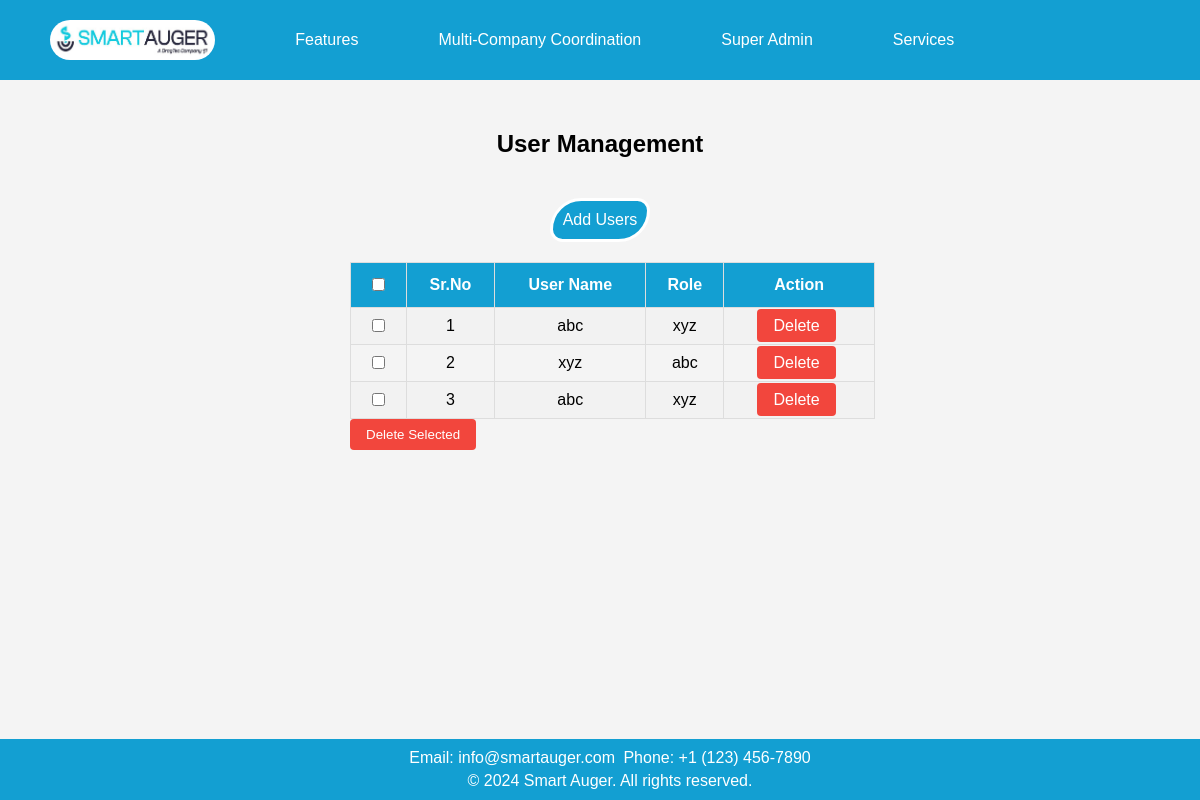
/user_management/, run on the app's committed database.
### app1/models.py (models this page shows, shortened)
class user_management_model(models.Model):
    sr = models.AutoField(primary_key=True,unique=True)
    username = models.CharField(max_length=50)
    role = models.CharField(max_length=50)

### app1/views.py (the view)
# urls.py: path('user_management/',views.user_management,name='user_management'),
def user_management(request):
    data = user_management_model.objects.all()
    return render(request,'app1/user_management.html',{'data':data})

### app1/templates/app1/user_management.html (shortened to what this page needs)
<!DOCTYPE html>
<html lang="en">
<head>
    {% load static %}
</head>
<body>
    <header>
        <nav class="nav">
            <a class="logo" href="#"><img src="{% static 'app1/images/icon.jpg' %}" alt="Logo"></a>
            <div class="dropdown">
                <a href="#">Features</a>
            </div>
            <div class="dropdown">
                <a href="#" class="dropbtn">Multi-Company Coordination</a>
            </div>
            <div class="dropdown">
                <a href="#">Super Admin</a>
            </div>
            <div class="dropdown">
                <a href="#">Services</a>
            </div>
        </nav>
    </header>
    <div class="user">
        <h2 class="heading1">User Management</h2>
        <a class="add" href="{% url 'add_user' %}">Add Users</a>
    </div>
    <div id="table-container">
    <table id="customers">
        <form method="post" action="{% url 'delete_selected1' %}">
            <table id="customers">
                <tr>
                    <th><input type="checkbox" onClick="toggleAll(this)"></th>
                    <th>Sr.No</th>
                    <th>User Name</th>
                    <th>Role</th>
                    <th>Action</th>
                </tr>
                {% for i in data %}
                    <tr>
                        <td><input type="checkbox" name="selected_recordings" value="{{ i.pk }}"></td>
                        <td>{{ i.sr }}</td>
                        <td>{{ i.username }}</td>
                        <td>{{ i.role }}</td>
                        <td>
                            <a href="{% url 'task_delete1' i.pk %}" class="delete-btn">Delete</a>
                        </td>
                    </tr>
                {% endfor %}
            </table>
            <button type="submit" class="delete-btn">Delete Selected</button>
        </form>
</div>
    <footer>
        <p>Email: info@smartauger.com</p>
        <p>Phone: +1 (123) 456-7890</p>
        <div class="footer-bottom">
            <p>&copy; 2024 Smart Auger. All rights reserved.</p>
        </div>
    </footer>
</body>
</html>

### app1/templates/app1/user_management.html (style rules this page uses)
body { font-family: 'Verdana', sans-serif; width: 100%; margin: 0; padding-top: 10vh; padding-bottom: 80px; background: #f4f4f4; box-sizing: border-box; }
header { background-color: #139FD2; color: white; text-align: center; padding: 20px 0; position: fixed; top: 0; width: 100%; z-index: 1000; display: flex; justify-content: space-between; align-items: center; }
header { background-color: #139FD2; color: white; text-align: center; padding: 10px 0; position: fixed; top: 0; width: 100%; z-index: 1000; }
.nav { display: flex; align-items: center; margin-right: 104px; }
.nav a { padding: 10px 15px; color: white; text-decoration: none; display: inline-block; margin-left: 50px; white-space: nowrap; }
.logo { margin-right: auto; }
.logo img { max-height: 40px; margin-left: -15px; float: left; border-radius: 20px; }
.dropdown { position: relative; }
footer { position: fixed; bottom: 0; width: 100%; background-color: #139FD2; color: white; text-align: center; padding: 10px; z-index: 1000; }
footer h4, footer p { white-space: nowrap; margin: 0; padding: 2px; display: inline; }
.footer-bottom { white-space: nowrap; padding-top: 5px; }
.footer-bottom p { margin: 0; }
.user { text-align: center; margin-top: 50px; }
#table-container { margin-top: 20px; margin-left: 350px; margin-right: 100px; }
#customers { font-family: Arial, Helvetica, sans-serif; border-collapse: collapse; width: 70%; }
#customers td, #customers th { border: 1px solid #ddd; padding: 8px; text-align: center; }
#customers tr:nth-child(even) { background-color: #f2f2f2; }
#customers th { padding-top: 12px; padding-bottom: 12px; background-color: #139FD2; color: white; }
.heading1 { text-align: center; color: black; }
.add { background-color: #139FD2; color: white; padding: 10px; border: solid; margin-top: 20px; display: inline-block; text-decoration: none; border-radius: 50px 20px; }
.delete-btn { background-color: #f2463d; color: white; padding: 8px 16px; border: none; border-radius: 4px; cursor: pointer; margin-right: 5px; text-decoration: none; }

### data on the page
user_management_model: sr "1", username "abc", role "xyz"
user_management_model: sr "2", username "xyz", role "abc"
user_management_model: sr "3", username "abc", role "xyz"
